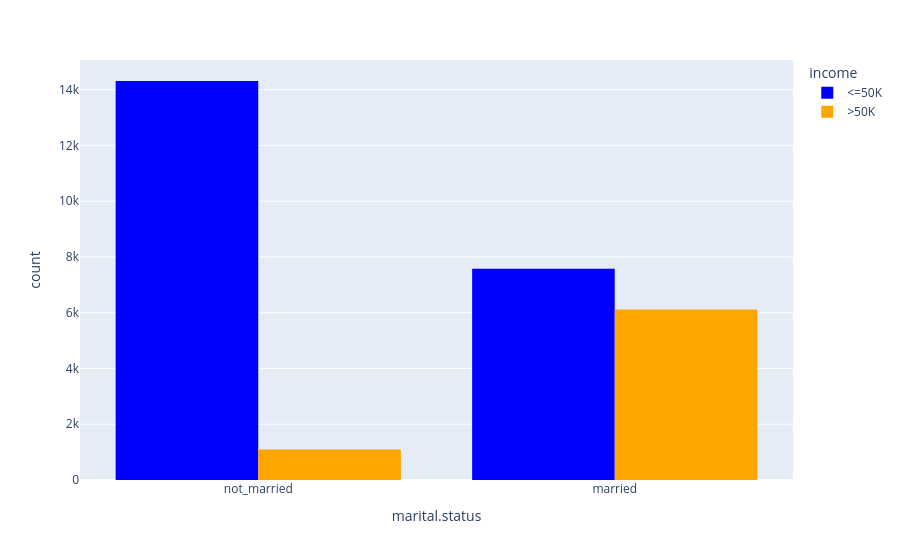

Notebook code cell kept with this figure:
### Markdown cell above
**Interpretation:** Since `native.country` was consolidated into `United-States` vs. `Others` in Section 4, this chart is dominated by the `United-States` bar, with income patterns for the collapsed `Others` group visible as a smaller comparison bar.

### Code cell
px.histogram(
    df,
    x='marital.status',
    color='income',
    barmode='group',
    color_discrete_sequence=['blue', 'orange']
)

### Figure 1 — Plotly figure (JSON) as saved in the notebook; plotly's stock layout.template omitted (floating-point values rounded to 4 significant figures; data arrays with more than 128 entries replaced by an {"elided": "..."} marker saying what was removed)
{"data": [{"alignmentgroup": "True", "bingroup": "x", "hovertemplate": "income=<=50K<br>marital.status=%{x}<br>count=%{y}<extra></extra>", "legendgroup": "<=50K", "marker": {"color": "blue", "pattern": {"shape": ""}}, "name": "<=50K", "offsetgroup": "<=50K", "orientation": "v", "showlegend": true, "type": "histogram", "x": {"elided": "21886 str values"}, "xaxis": "x", "yaxis": "y"}, {"alignmentgroup": "True", "bingroup": "x", "hovertemplate": "income=>50K<br>marital.status=%{x}<br>count=%{y}<extra></extra>", "legendgroup": ">50K", "marker": {"color": "orange", "pattern": {"shape": ""}}, "name": ">50K", "offsetgroup": ">50K", "orientation": "v", "showlegend": true, "type": "histogram", "x": {"elided": "7210 str values"}, "xaxis": "x", "yaxis": "y"}], "layout": {"barmode": "group", "legend": {"title": {"text": "income"}, "tracegroupgap": 0}, "margin": {"t": 60}, "xaxis": {"anchor": "y", "domain": [0, 1], "title": {"text": "marital.status"}}, "yaxis": {"anchor": "x", "domain": [0, 1], "title": {"text": "count"}}}}
